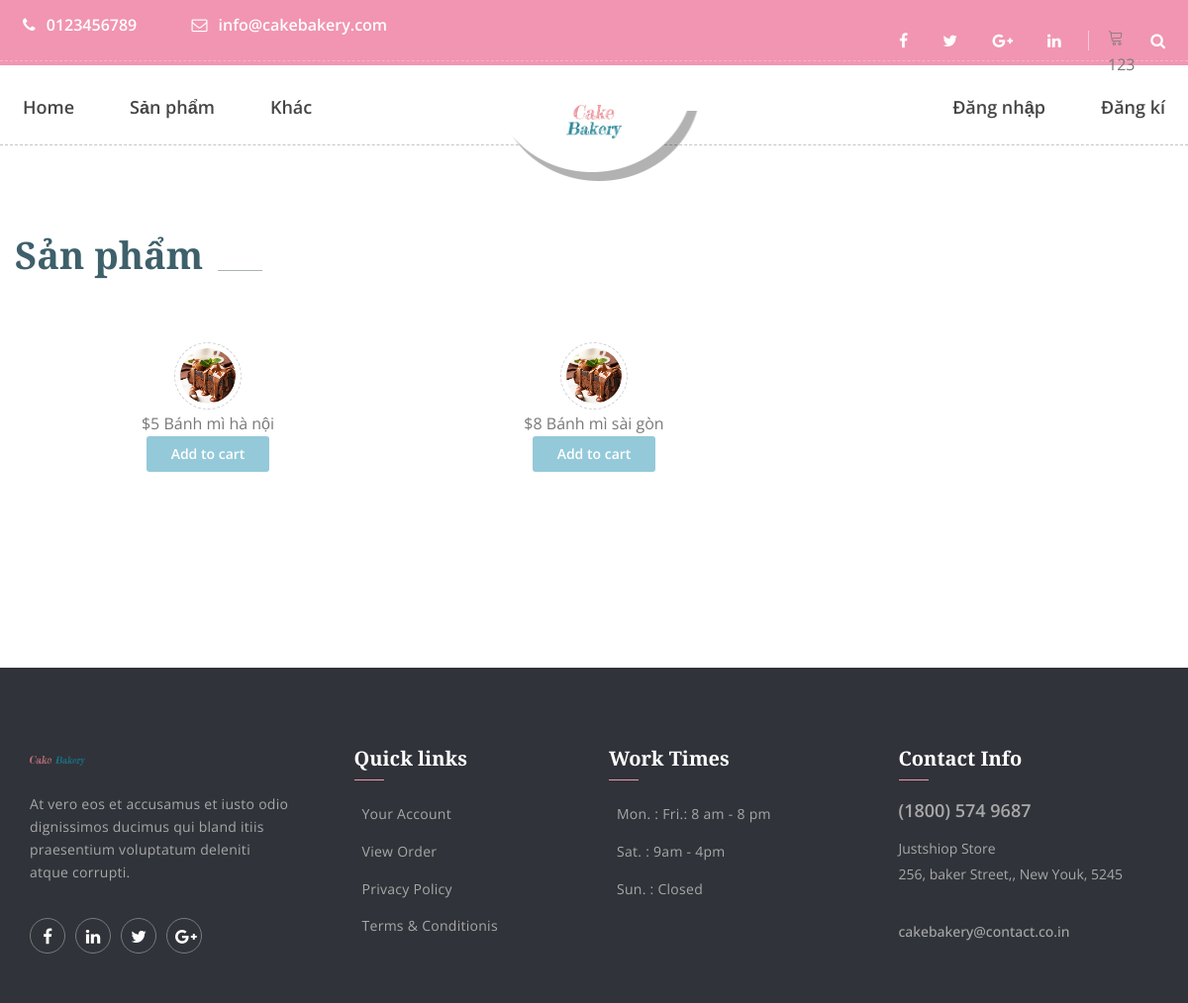
Screenshot of /?controller=product&action=category&id=2 with the database file from the repository.
### tables this page shows
CREATE TABLE `products` (
  `id` int(10) UNSIGNED NOT NULL,
  `name` varchar(200) NOT NULL,
  `price` float NOT NULL,
  `image` varchar(255) NOT NULL,
  `category_id` int(11) NOT NULL,
  `created_at` timestamp NOT NULL DEFAULT current_timestamp(),
  `updated_at` timestamp NOT NULL DEFAULT current_timestamp(),
  `description` varchar(255) NOT NULL,
  `quantity` int(11) NOT NULL DEFAULT 1,
  `sold` int(11) NOT NULL DEFAULT 0
);

### controllers/BaseController.php (called while the page is built, shortened)
<?php
class BaseController
{
    protected function view($path, $data = [])
    {
        require(self::VIEW_FOLDER_NAME . '/' . str_replace('.', '/', $path) . '.php');
    }
}

### controllers/ProductController.php (called while the page is built, shortened)
<?php
class ProductController extends BaseController
{
    private $productModel;
    public function __construct()
    {
        $this->productModel = new ProductModel;
        $this->CategoryModel = new CategoryModel;
    }
    public function category()
    {
        if (isset($_GET['id'])) {
            $products = $this->productModel->getByCategory($_GET['id'] ?? '');
            $categories = $this->CategoryModel->getAll();
            return $this->view('fontend.products.category', [
                "products" => $products,
                "categories" => $categories
            ]);
        } else {
        }
    }
}

### index.php (called while the page is built, shortened)
<?php
require './core/Database.php';
require './models/BaseModel.php';
require './controllers/BaseController.php';
$actionName = $_REQUEST['action'] ?? 'index';
$objectController = new $controllerName;
$objectController->$actionName();

### core/Database.php (called while the page is built, shortened)
<?php
class Database
{
    public function connect()
    {
        $connect = mysqli_connect(self::HOST, self::USERNAME, self::PASSWORD, self::DB_NAME);
        mysqli_set_charset($connect, 'utf8');
        if (mysqli_connect_errno() === 0) {
            return $connect;
        }
        return false;
    }
}

### models/ProductModel.php (called while the page is built, shortened)
<?php
class ProductModel  extends BaseModel
{
    public function getByCategory($id, $select = ["*"])
    {
        $table = self::TABLE;
        $sql = "SELECT * FROM ${table} WHERE category_id = ${id}";
        return $this->_query($sql);
    }
}

### models/BaseModel.php (called while the page is built, shortened)
<?php
class BaseModel extends Database
{
    protected $connect;
    public function __construct()
    {
        $this->connect = $this->connect();
    }
    protected function _query($sql)
    {
        $result = $this->connect->query($sql);
        $data = [];
        if ($result->num_rows > 0) {
            while ($row = $result->fetch_assoc()) {
                array_push($data, $row);
            }
        }
        return [
            "data" => $data,
        ];
    }
}

### views/fontend/products/category.php (the view, shortened to what this page needs)
<?php include 'views/fontend/common/head.php' ?>
<?php include 'views/fontend/common/header.php' ?>
<section class="service_offer_area p_100">
    <div class="container">
        <div class="main_title">
            <h2>Sản phẩm</h2>
        </div>
        <div class="row service_main_item_inner">
            <?php if ($products['data'] && count($products['data']) > 0) {
                foreach ($products['data'] as &$product) { ?>
                    <div class="col-lg-4 col-sm-6">
                        <div class="service_m_item">
                            <div class="service_img_inner">
                                <div class="service_img cursor-pointer" onclick="redirectProductDetails(<?= $product['id'] ?>)">
                                    <img class="rounded-circle" src="public/img/service/service-1.png" alt="">
                                </div>
                            </div>
                            <div class="service_text">
                                <span><?= "$" .  $product['price']  ?></span>
                                <span><?= $product['name'] ?></span><br />
                                <p class="pest_btn cursor-pointer" onclick="addToCart(<?= $product['id'] ?>)">Add to cart</p>
                            </div>
                        </div>
                    </div>
            <?php }
            } ?>
        </div>
    </div>
</section>
<?php require 'views/fontend/common/footer.php' ?>

### public/css/mainstyle.css (style rules this page uses)
.cursor-pointer { cursor: pointer; }
.row { margin: 0; }
img { width: 3.5rem; }

### rows the page displays
products: price "5", name "Bánh mì hà nội"
products: price "8", name "Bánh mì sài gòn"
